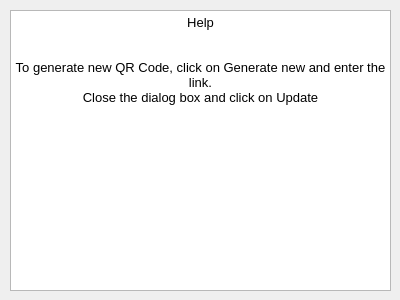
<?xml version="1.0" encoding="UTF-8"?>
<ui version="4.0">
 <class>Help</class>
 <widget class="QDialog" name="Help">
  <property name="geometry">
   <rect>
    <x>0</x>
    <y>0</y>
    <width>400</width>
    <height>300</height>
   </rect>
  </property>
  <property name="windowTitle">
   <string>Dialog</string>
  </property>
  <widget class="QTextBrowser" name="textBrowser">
   <property name="geometry">
    <rect>
     <x>10</x>
     <y>10</y>
     <width>381</width>
     <height>281</height>
    </rect>
   </property>
   <property name="html">
    <string>&lt;!DOCTYPE HTML PUBLIC &quot;-//W3C//DTD HTML 4.0//EN&quot; &quot;http://www.w3.org/TR/REC-html40/strict.dtd&quot;&gt;
&lt;html&gt;&lt;head&gt;&lt;meta name=&quot;qrichtext&quot; content=&quot;1&quot; /&gt;&lt;style type=&quot;text/css&quot;&gt;
p, li { white-space: pre-wrap; }
&lt;/style&gt;&lt;/head&gt;&lt;body style=&quot; font-family:'MS Shell Dlg 2'; font-size:8.0597pt; font-weight:400; font-style:normal;&quot;&gt;
&lt;p align=&quot;center&quot; style=&quot; margin-top:0px; margin-bottom:0px; margin-left:0px; margin-right:0px; -qt-block-indent:0; text-indent:0px;&quot;&gt;&lt;span style=&quot; font-size:10pt;&quot;&gt;Help&lt;/span&gt;&lt;/p&gt;
&lt;p align=&quot;center&quot; style=&quot;-qt-paragraph-type:empty; margin-top:0px; margin-bottom:0px; margin-left:0px; margin-right:0px; -qt-block-indent:0; text-indent:0px; font-size:10pt;&quot;&gt;&lt;br /&gt;&lt;/p&gt;
&lt;p align=&quot;center&quot; style=&quot;-qt-paragraph-type:empty; margin-top:0px; margin-bottom:0px; margin-left:0px; margin-right:0px; -qt-block-indent:0; text-indent:0px; font-size:10pt;&quot;&gt;&lt;br /&gt;&lt;/p&gt;
&lt;p align=&quot;center&quot; style=&quot; margin-top:0px; margin-bottom:0px; margin-left:0px; margin-right:0px; -qt-block-indent:0; text-indent:0px;&quot;&gt;&lt;span style=&quot; font-size:10pt;&quot;&gt;To generate new QR Code, click on Generate new and enter the link.&lt;/span&gt;&lt;/p&gt;
&lt;p align=&quot;center&quot; style=&quot; margin-top:0px; margin-bottom:0px; margin-left:0px; margin-right:0px; -qt-block-indent:0; text-indent:0px;&quot;&gt;&lt;span style=&quot; font-size:10pt;&quot;&gt;Close the dialog box and click on Update&lt;/span&gt;&lt;/p&gt;
&lt;p align=&quot;center&quot; style=&quot;-qt-paragraph-type:empty; margin-top:0px; margin-bottom:0px; margin-left:0px; margin-right:0px; -qt-block-indent:0; text-indent:0px; font-size:10pt;&quot;&gt;&lt;br /&gt;&lt;/p&gt;&lt;/body&gt;&lt;/html&gt;</string>
   </property>
  </widget>
 </widget>
 <resources/>
 <connections/>
</ui>
